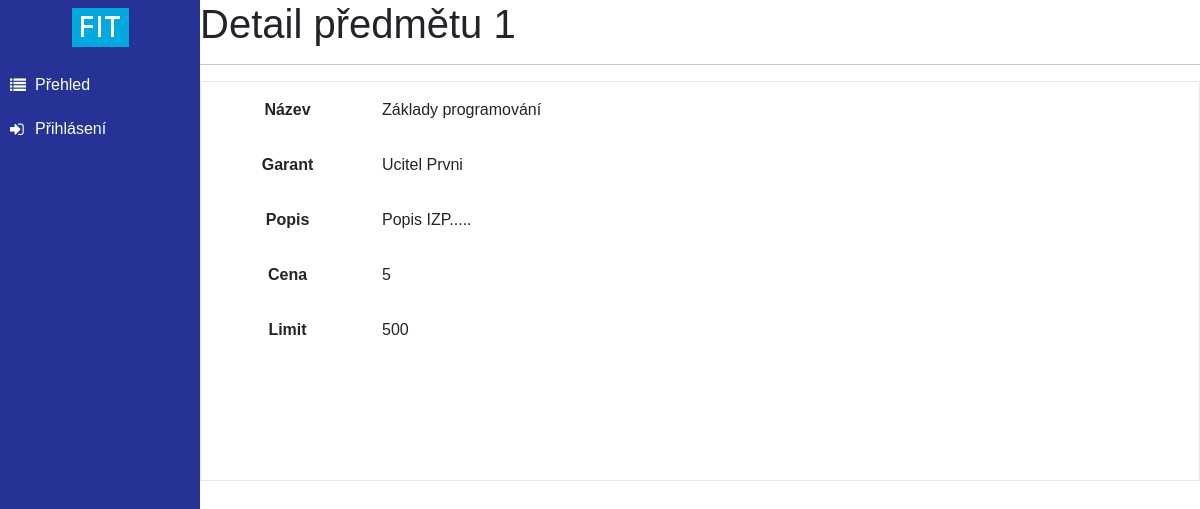
The page /pages/course_detail.php?id=1 on the database its author committed.
### tables this page shows
CREATE TABLE IF NOT EXISTS `kurz` (
  `ID` INT NOT NULL AUTO_INCREMENT,
  `status` BOOLEAN NOT NULL DEFAULT 0,
  `zkratka` VARCHAR(45) NULL,
  `nazev` VARCHAR(45) NULL,
  `popis` VARCHAR(45) NULL,
  `cena` INT NULL,
  `limit` INT NULL,
  `garant_ID` INT NULL,
  PRIMARY KEY (`ID`),
  CONSTRAINT `fk_kurz_uzivatel1`
    FOREIGN KEY (`garant_ID`)
    REFERENCES `uzivatel` (`ID`)
    ON DELETE NO ACTION
    ON UPDATE NO ACTION);

CREATE TABLE IF NOT EXISTS `uzivatel` (
  `ID` INT NOT NULL AUTO_INCREMENT,
  `login` VARCHAR(45) NULL,
  `heslo` VARCHAR(80) NULL,
  `rodne_cislo` VARCHAR(45) NULL,
  `jmeno` VARCHAR(45) NULL,
  `prijmeni` VARCHAR(45) NULL,
  `datum_narozeni` DATETIME NULL,
  `adresa` VARCHAR(45) NULL,
  `email` VARCHAR(45) NULL,
  `role` INT NULL,
  PRIMARY KEY (`ID`));

### data/repository_factory.php (called while the page is built)
<?php
require_once 'repository.php';
class RepositoryFactory
{
    public static function create(): Repository
    {
        return new Repository('localhost', 'root', '', 'mydb');
    }
}

### services/detail_service.php (called while the page is built, shortened)
<?php
require_once __DIR__ . '/../data/repository_factory.php';
class DetailService
{
    private Repository $repository;
    public function __construct()
    {
        $this->repository = RepositoryFactory::create();
    }
    public function getCourseDetail($id): array
    {
        $course = $this->repository->getOneById('Kurz', ['nazev', 'popis', 'garant_ID', 'cena', 'limit'], $id);
        $garant = $this->repository->getOneById('Uzivatel', ['jmeno', 'prijmeni'], $course['garant_ID']);
        $course['garant'] = $garant;
        return $course;
    }
}
?>

### data/repository.php (called while the page is built, shortened)
<?php
class Repository
{
    private $conn;
    function __construct($servername, $username, $password, $dbname)
    {
        $this->conn = new mysqli($servername, $username, $password, $dbname) or die("Connection failed: " . mysqli_connect_error());
    }
    private function getSelectorString(array $selector) : string
    {
        $ret_str = "";
        foreach ($selector as $value) {
            $ret_str = $ret_str . '`' . $value . '`, ';
        }
        $ret_str = rtrim($ret_str, ", ");
        return $ret_str;
    }
    function getOneById(string $table, array $selector, int $id) : array
    {
        $sql = "SELECT " . $this->getSelectorString($selector) . " FROM $table WHERE ID=$id";
        $result = $this->conn->query($sql);
        if ($result->num_rows > 0) {
            return $result->fetch_assoc();
        } else {
            return [];
        }
    }
}

### pages/course_detail.php (the view, shortened to what this page needs)
<?php
    require_once('../common/common.php');
    require_once('../services/detail_service.php');
    $id = $_GET['id'];
    $service = new DetailService();
    $course = $service->getCourseDetail($id);
?>
<body>
    <div class="wrapper d-flex">
        <header>
            <?php include __DIR__ . '/menu.php'; ?>
        </header>
        <main>
            <h1>Detail předmětu <?php echo $id?></h1>
            <hr>
            <div class="container p-3 h-50 detail">
                <div class="row">
                    <div class="col-2">
                        <p>Název</p>
                    </div>
                    <div class="col-10">
                        <p><?php echo htmlspecialchars($course['nazev'])?></p>
                    </div>
                </div>
                <div class="row">
                    <div class="col-2">
                        <p>Garant</p>
                    </div>
                    <div class="col-10">
                        <p><?php echo htmlspecialchars($course['garant']['jmeno']. ' '. $course['garant']['prijmeni'])?></p>
                    </div>
                </div>
                <div class="row">
                    <div class="col-2">
                        <p>Popis</p>
                    </div>
                    <div class="col-10">
                        <p><?php echo htmlspecialchars($course['popis'])?></p>
                    </div>
                </div>
                <div class="row">
                    <div class="col-2">
                        <p>Cena</p>
                    </div>
                    <div class="col-10">
                        <p><?php echo htmlspecialchars($course['cena'])?></p>
                    </div>
                </div>
                <div class="row">
                    <div class="col-2">
                        <p>Limit</p>
                    </div>
                    <div class="col-10">
                        <p><?php echo htmlspecialchars($course['limit'])?></p>
                    </div>
                </div>
            </div>
        </main>
    </div>
</body>
</html>

### assets/css/main.css (style rules this page uses)
:root { --color-primary: rgb(39, 50, 150); --color-secondary: rgb(36, 162, 207); --color-gray: rgb(233, 233, 233); }
* { margin: 0; padding: 0; font-size: 16px; }
header { height: 100vh; width: 200px; background-color: var(--color-primary); position: static; }
.wrapper { min-height: 100vh; }
body { box-sizing: border-box; font-family: Arial, Helvetica, sans-serif; font-weight: 400; height: 100vh; }
main { flex: 1; }

### assets/css/course_detail.css (style rules this page uses)
.detail { border: 1px solid var(--color-gray); }
.row { height: 15%; }
.col-2 { font-weight: bold; text-align: center; padding: 0 3vw; }
.col-2 p { font-weight: bold; }

### rows shown on the page
kurz: nazev "Základy programování", popis "Popis IZP.....", cena "5", limit "500"
uzivatel: jmeno+prijmeni "Ucitel Prvni"

### other values the page prints
$id "1"
